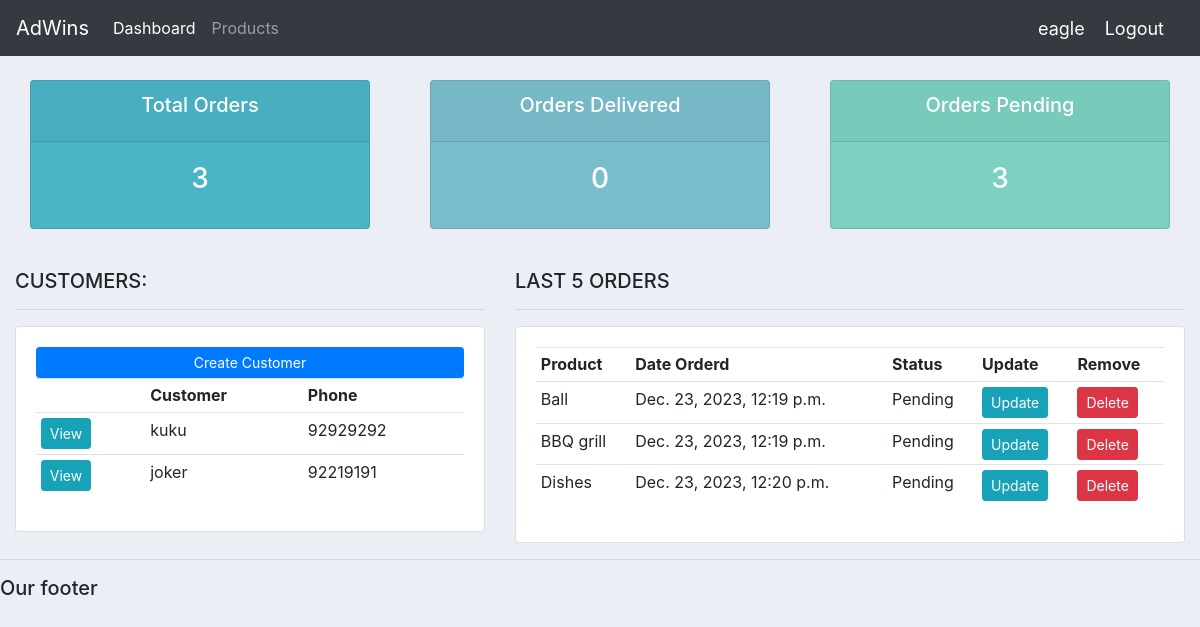
Before: / (signed in) with the older database file.
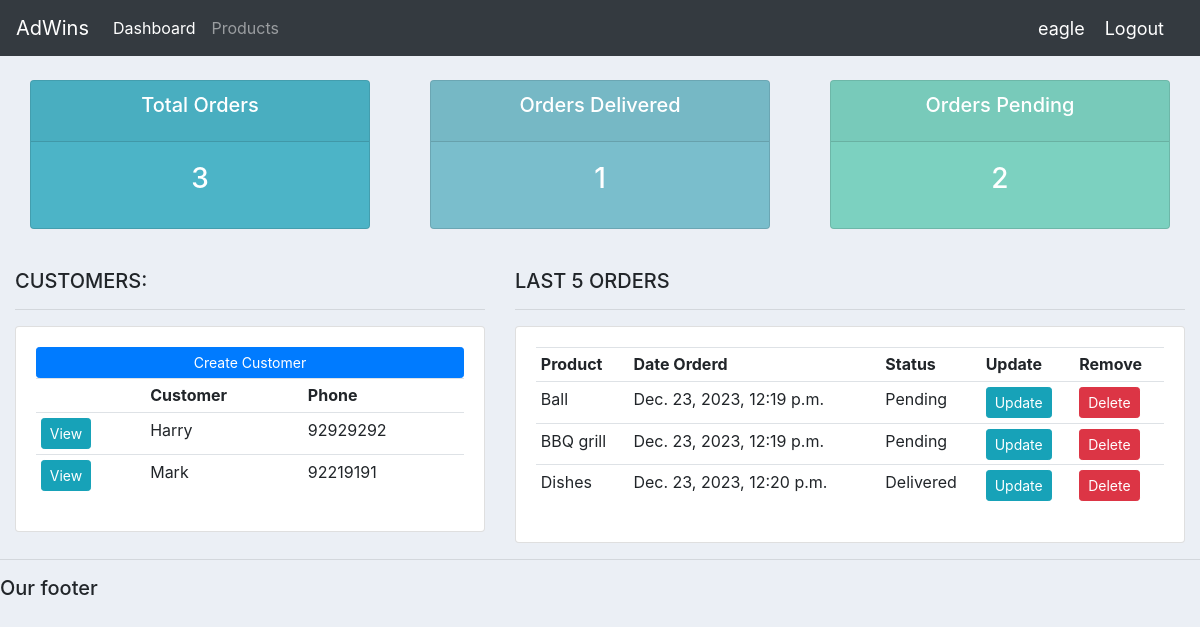
After: the same page with the newer database file.
### accounts/models.py (models this page shows, shortened)
class Customer(models.Model):
	name = models.CharField(max_length=200, null=True)
	phone = models.CharField(max_length=200, null=True)
	email = models.CharField(max_length=200, null=True)
	date_created = models.DateTimeField(auto_now_add=True, null=True)

class Order(models.Model):
	STATUS = (
			('Pending', 'Pending'),
			('Out for delivery', 'Out for delivery'),
			('Delivered', 'Delivered'),
			)
	customer = models.ForeignKey(Customer, null=True, on_delete= models.SET_NULL)
	products = models.ForeignKey(Product, null=True, on_delete= models.SET_NULL)
	date_created = models.DateTimeField(auto_now_add=True, null=True)
	status = models.CharField(max_length=200, null=True, choices=STATUS)
	note = models.CharField(max_length=1000, null=True)

class Product(models.Model):
	CATEGORY = (
			('Indoor', 'Indoor'),
			('Out Door', 'Out Door'),
			)
	name = models.CharField(max_length=200, null=True)
	price = models.FloatField(null=True)
	category = models.CharField(max_length=200, null=True, choices=CATEGORY)
	description = models.CharField(max_length=200, null=True, blank=True)
	date_created = models.DateTimeField(auto_now_add=True, null=True)
	tags = models.ManyToManyField(Tag)
	def __str__(self):
		return self.name

### accounts/views.py (the view)
# urls.py: path('', views.home, name="home"),
@login_required(login_url='login')
def home(request):
	orders = Order.objects.all()
	customers = Customer.objects.all()
	total_customers = customers.count()
	total_orders = orders.count()
	delivered = orders.filter(status='Delivered').count()
	pending = orders.filter(status='Pending').count()
	context = {'orders':orders, 'customers':customers,
	'total_orders':total_orders,'delivered':delivered,
	'pending':pending }
	return render(request, 'accounts/dashboard.html', context)

### accounts/templates/accounts/dashboard.html
{%  extends 'accounts/main.html' %}
{% block content %}
{%  include 'accounts/status.html' %}
<br>
<div class="row">
	<div class="col-md-5">
		<h5>CUSTOMERS:</h5>
		<hr>
		<div class="card card-body">
			<a class="btn btn-primary  btn-sm btn-block" href="">Create Customer</a>
			<table class="table table-sm">
				<tr>
					<th></th>
					<th>Customer</th>
					<th>Phone</th>
				</tr>
				{% for customer in customers %}
					<tr>
						<td><a class="btn btn-sm btn-info" href="{% url 'customer' customer.id %}">View</a></td>
						<td>{{customer.name}}</td>
						<td>{{customer.phone}}</td>
					</tr>
				{% endfor %}
			</table>
		</div>
	</div>
	<div class="col-md-7">
		<h5>LAST 5 ORDERS</h5>
		<hr>
		<div class="card card-body">
			<table class="table table-sm">
				<tr>
					<th>Product</th>
					<th>Date Orderd</th>
					<th>Status</th>
					<th>Update</th>
					<th>Remove</th>
				</tr>
				{% for order in orders %}
					<tr>
						<td>{{order.products}}</td>
						<td>{{order.date_created}}</td>
						<td>{{order.status}}</td>
						<td><a class="btn btn-sm btn-info" href="{% url 'update_order' order.id %}">Update</a></td>
						<td><a class="btn btn-sm btn-danger" href="{% url 'delete_order' order.id %}">Delete</a></td>
					</tr>
				{% endfor %}
			</table>
		</div>
	</div>
</div>
{% endblock %}

Changed rows visible on the page:
changed Customer: name "kuku" → "Harry"
changed Customer: name "joker" → "Mark"
changed Order "Dishes": status "Pending" → "Delivered"
Other visible differences:
{{ delivered }}: "0" → "1"
{{ pending }}: "3" → "2"
